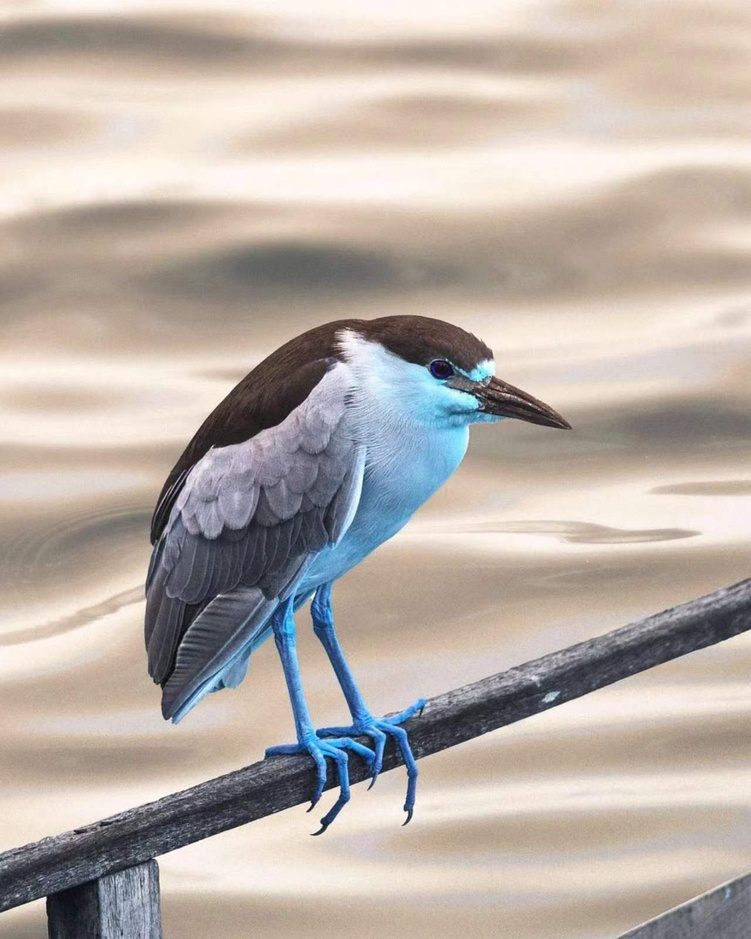
#> input picture OpenCV图像处理/gao.jpeg, 751 x 939 px, shrunk from 1280 x 1600 before the run
$ python '5.边缘检测.py'
#> lines starting #> are read from the running program, lines starting #| are printed output that depends on the picture; after the words box and inside, x2 and y2 are one past the last pixel; in counts of white or black regions, pixels touching at a corner belong together
import numpy as np
import cv2 as cv
import matplotlib.pyplot as plt

"""sobel算子"""
img = cv.imread("gao.jpeg",0)
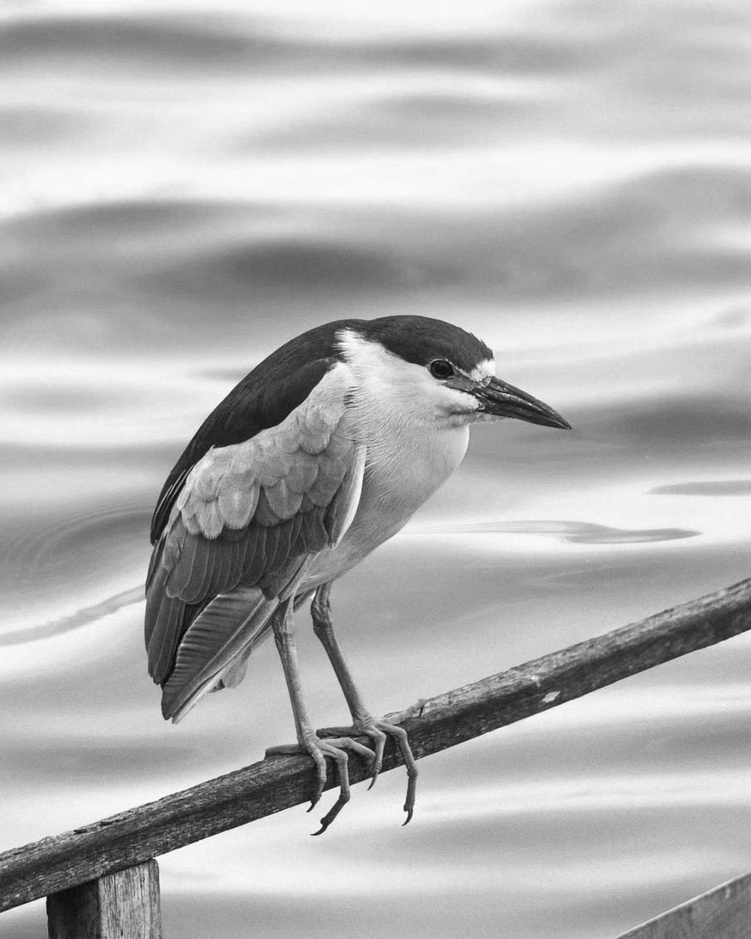
#> img: shape (939, 751); min 5, max 254, mean 177.7
# [7 lines of commented-out code are left out]

"""Laplacia"""
# [4 lines of commented-out code are left out]

"""canny"""
res = cv.Canny(img,0,100)
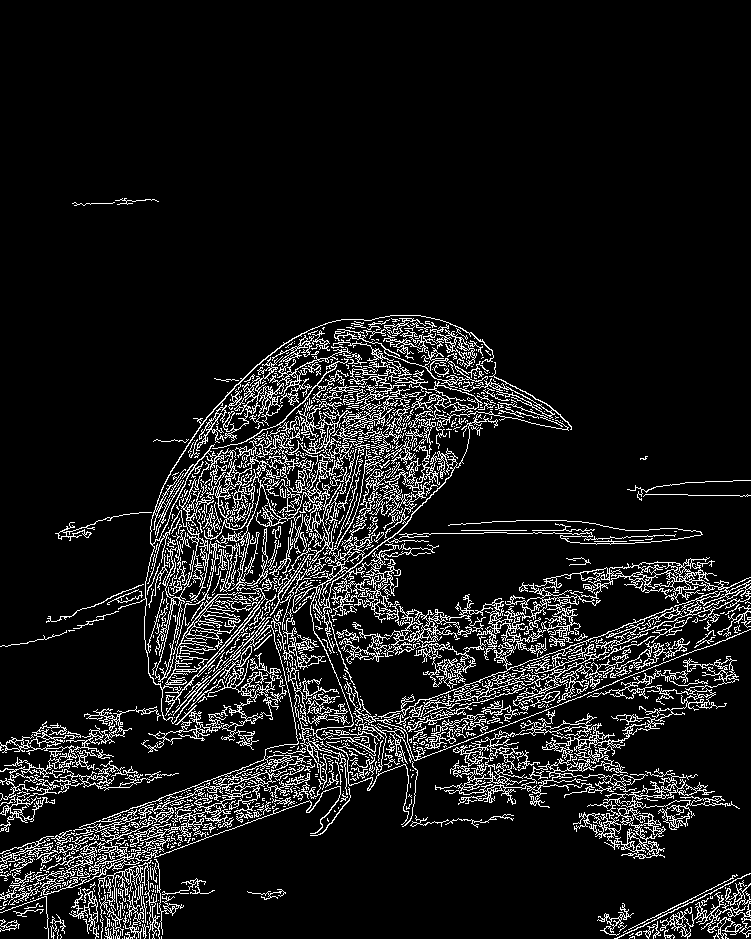
#> res: shape (939, 751); 9.9% white in thin lines or dots, all inside (x1, y1, x2, y2) = (0, 198, 751, 939)
plt.imshow(res,cmap=plt.cm.gray)
plt.show()

$ run again, with OpenCV图像处理/bird.jpeg copied over OpenCV图像处理/gao.jpeg
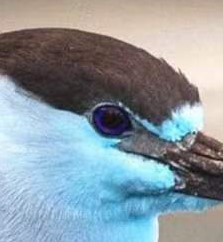
#> input picture OpenCV图像处理/bird.jpeg, 223 x 242 px
#> `img = cv.imread("gao.jpeg",0)`:
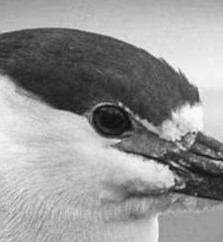
#> img: shape (242, 223); min 10, max 255, mean 150.1
#> `res = cv.Canny(img,0,100)`:
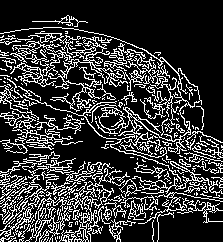
#> res: shape (242, 223); 22% white in thin lines or dots
